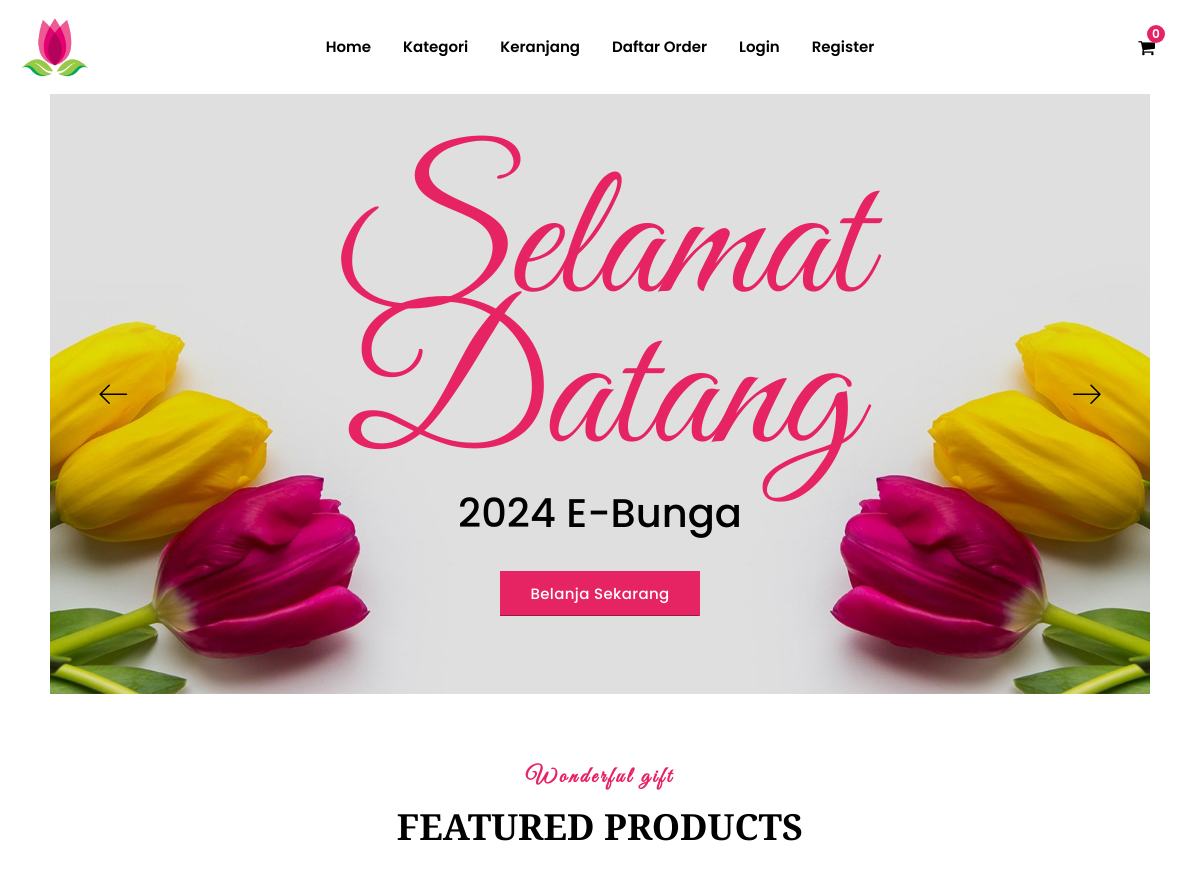
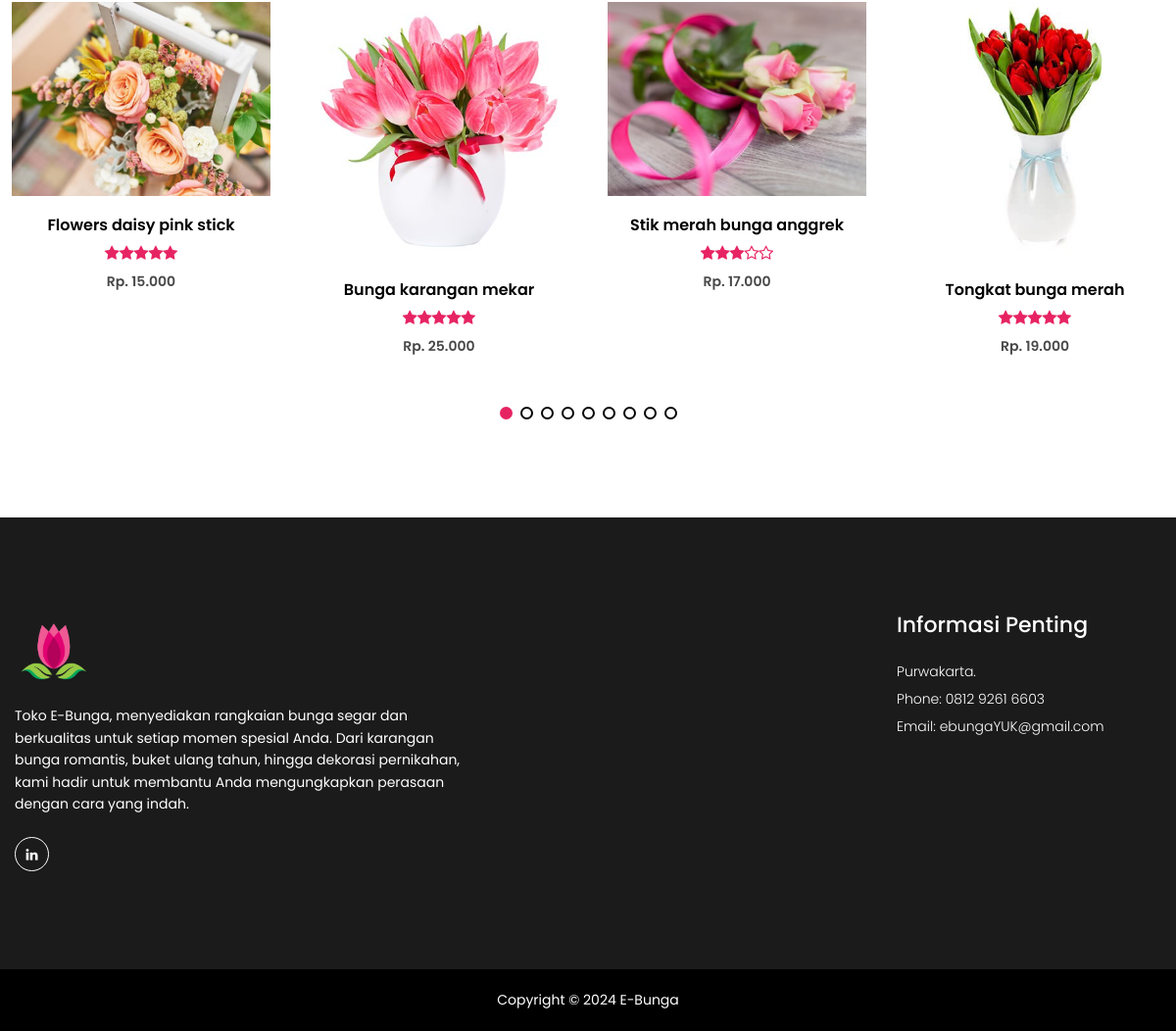
The page / on the database its author committed (2 pictures, top to bottom).
### tables this page shows
CREATE TABLE `produk` (
  `idproduk` int(11) NOT NULL,
  `idkategori` int(11) NOT NULL,
  `namaproduk` varchar(30) NOT NULL,
  `gambar` varchar(100) NOT NULL,
  `deskripsi` varchar(200) NOT NULL,
  `rate` int(11) NOT NULL,
  `hargabefore` int(11) NOT NULL,
  `hargaafter` int(11) NOT NULL,
  `tgldibuat` timestamp NOT NULL DEFAULT current_timestamp(),
  `flashsale` varchar(1) NOT NULL DEFAULT '0'
);

### index.php (the view, shortened to what this page needs)
<?php
    include "koneksi.php";
?>
<!doctype html>
<html class="no-js" lang="en">
<head>
    <link rel="stylesheet" href="assets/css/vendor/bootstrap.min.css">
    <link rel="stylesheet" href="assets/css/vendor/font.awesome.min.css">
    <link rel="stylesheet" href="assets/css/vendor/linearicons.min.css">
    <link rel="stylesheet" href="assets/css/plugins/swiper-bundle.min.css">
    <link rel="stylesheet" href="assets/css/plugins/animate.min.css">
    <link rel="stylesheet" href="assets/css/plugins/jquery-ui.min.css">
    <link rel="stylesheet" href="assets/css/plugins/nice-select.min.css">
    <link rel="stylesheet" href="assets/css/plugins/magnific-popup.css">
    <link rel="stylesheet" href="assets/css/style.css">
    <link rel="stylesheet" href="assets/modules/izitoast/css/iziToast.min.css">
</head>
<body>
    <?php include "layout/header.php"; ?>
    <div class="intro11-slider-wrap section-2 mrl-50">
        <div class="intro11-slider swiper-container">
            <div class="swiper-wrapper">
                <div class="intro11-section swiper-slide slide-4 slide-bg-2 bg-position">
                    <div class="intro11-content-2 text-center">
                        <h1 class="different-title">Selamat Datang</h1>
                        <h2 class="title">2024 E-Bunga</h2>
                        <a href="kategori.php" class="btn flosun-button secondary-btn theme-color rounded-0">Belanja Sekarang</a>
                    </div>
                </div>
                <div class="intro11-section swiper-slide slide-3 slide-bg-2 bg-position">
                    <div class="intro11-content text-left">
                    </div>
                </div>
            </div>
            <div class="home1-slider-prev swiper-button-prev main-slider-nav"><i class="lnr lnr-arrow-left"></i></div>
            <div class="home1-slider-next swiper-button-next main-slider-nav"><i class="lnr lnr-arrow-right"></i></div>
        </div>
    </div>
    <div class="product-area mt-text-2 mb-text-3">
        <div class="container custom-area-2 overflow-hidden">
            <div class="row">
                <div class="col-12 col-custom">
                    <div class="section-title text-center mb-30">
                        <span class="section-title-1">Wonderful gift</span>
                        <h3 class="section-title-3">Featured Products</h3>
                    </div>
                </div>
            </div>
            <div class="row product-row">
                <div class="col-12 col-custom">
                    <div class="product-slider swiper-container anime-element-multi">
                        <div class="swiper-wrapper">
                            <?php
                                $query = mysqli_query($conn, "SELECT * from produk where flashsale='0'");
                                while($p = mysqli_fetch_array($query)) {
                                if($p['rate'] == 5) { $ratedd = '<i class="fa fa-star"></i><i class="fa fa-star"></i><i class="fa fa-star"></i><i class="fa fa-star"></i><i class="fa fa-star"></i>'; }
                                elseif($p['rate'] == 4) { $ratedd = '<i class="fa fa-star"></i><i class="fa fa-star"></i><i class="fa fa-star"></i><i class="fa fa-star"></i><i class="fa fa-star-o"></i>'; }
                                elseif($p['rate'] == 3) { $ratedd = '<i class="fa fa-star"></i><i class="fa fa-star"></i><i class="fa fa-star"></i><i class="fa fa-star-o"></i><i class="fa fa-star-o"></i>'; }
                                elseif($p['rate'] == 2) { $ratedd = '<i class="fa fa-star"></i><i class="fa fa-star"></i><i class="fa fa-star-o"></i><i class="fa fa-star-o"></i><i class="fa fa-star-o"></i>'; }
                                elseif($p['rate'] == 1) { $ratedd = '<i class="fa fa-star"></i><i class="fa fa-star-o"></i><i class="fa fa-star-o"></i><i class="fa fa-star-o"></i><i class="fa fa-star-o"></i>'; }
                            ?>
                            <div class="single-item swiper-slide">
                                <div class="single-product position-relative mb-30">
                                    <div class="product-image">
                                        <a class="d-block" href="product-details.php?id=<?php echo $p['idproduk'] ?>">
                                            <img src="<?php echo $p['gambar'] ?>" alt="" class="product-image-1 w-100">
                                        </a>
                                    </div>
                                    <div class="product-content">
                                        <div class="product-title">
                                            <h4 class="title-2"> <a href="product-details.php?id=<?php echo $p['idproduk'] ?>"><?php echo $p['namaproduk'] ?></a></h4>
                                        </div>
                                        <div class="product-rating">
                                            <?php echo $ratedd ?>
                                        </div>
                                        <div class="price-box">
                                            <span class="regular-price ">Rp. <?php echo number_format($p['hargabefore'], 0,',','.') ?></span>
                                        </div>
                                    </div>
                                </div>
                            </div>
                            <?php } ?>
                        </div>
                        <div class="swiper-pagination default-pagination"></div>
                    </div>
                </div>
            </div>
        </div>
    </div>
    <?php include "layout/footer.php"; ?>
</body>
</html>

### layout/header.php (shortened to what this page needs)
<?php
if(isset($_SESSION['id'])) {
    $uidd = $_SESSION['id'];
    $qwerty = mysqli_query($conn,"SELECT c.*, count(d.detailid) as jumlahtrans from cart c join detailorder d on c.orderid = d.orderid where c.userid='$uidd' and c.status='Cart'");
    $data = mysqli_fetch_assoc($qwerty);
    if($data['jumlahtrans'] >= 1) {
        $jum_cart = $data['jumlahtrans'];
    } else {
        $jum_cart = "0";
    }
} else {
    $jum_cart = "0";
}
?>
<header class="main-header-area">
    <div class="main-header header-sticky">
        <div class="container custom-area">
            <div class="row align-items-center">
                <div class="col-lg-2 col-xl-2 col-md-6 col-6 col-custom">
                    <div class="header-logo d-flex align-items-center">
                        <a href="index.php">
                            <img class="img-full" style="width: 80px!important;" src="assets/images/logo_e-bunga.png" alt="Header Logo">
                        </a>
                    </div>
                </div>
                <div class="col-lg-8 d-none d-lg-flex justify-content-center col-custom">
                    <nav class="main-nav d-none d-lg-flex">
                        <ul class="nav">
                            <li>
                                <a href="index.php">
                                    <span class="menu-text"> Home</span>
                                </a>
                            </li>
                            <li>
                                <a href="kategori.php">
                                    <span class="menu-text"> Kategori</span>
                                </a>
                            </li>
                            <li>
                                <a href="cart.php">
                                    <span class="menu-text"> Keranjang</span>
                                </a>
                            </li>
                            <li>
                                <a href="orderlist.php">
                                    <span class="menu-text"> Daftar Order</span>
                                </a>
                            </li>
                            <?php if(!isset($_SESSION['username'])) { ?>
                            <li>
                                <a href="login.php">
                                    <span class="menu-text"> Login</span>
                                </a>
                            </li>
                            <li>
                                <a href="register.php">
                                    <span class="menu-text"> Register</span>
                                </a>
                            </li>
                            <?php } ?>
                        </ul>
                    </nav>
                </div>
                <div class="col-lg-2 col-md-6 col-6 col-custom">
                    <div class="header-right-area main-nav">
                        <ul class="nav">
                            <li class="minicart-wrap">
                                <a href="cart.php" class="minicart-btn toolbar-btn">
                                    <i class="fa fa-shopping-cart"></i>
                                    <span class="cart-item_count"><?php echo $jum_cart ?></span>
                                </a>
                            </li>
                        </ul>
                    </div>
                </div>
            </div>
        </div>
    </div>
</header>

### layout/footer.php
<footer class="footer-area mt-text-3">
    <div class="footer-widget-area">
        <div class="container container-default custom-area">
            <div class="row">
                <div class="col-12 col-sm-12 col-md-12 col-lg-5 col-custom">
                    <div class="single-footer-widget m-0">
                        <div class="footer-logo">
                            <a href="index.php">
                                <img src="assets/images/logo_e-bunga.png" width="80" alt="Logo Image">
                            </a>
                        </div>
                        <p class="desc-content">Toko E-Bunga, menyediakan rangkaian bunga segar dan berkualitas untuk setiap momen spesial Anda. Dari karangan bunga romantis, buket ulang tahun, hingga dekorasi pernikahan, kami hadir untuk membantu Anda mengungkapkan perasaan dengan cara yang indah.</p>
                        <div class="social-links">
                            <ul class="d-flex">
                                <li>
                                    <a class="rounded-circle" target="_blank" href="https://id.linkedin.com/" title="Linkedin">
                                        <i class="fa fa-linkedin"></i>
                                    </a>
                                </li>
                            </ul>
                        </div>
                    </div>
                </div>
                <div class="col-12 col-sm-6 col-md-6 col-lg-1 col-custom">
                </div>
                <div class="col-12 col-sm-6 col-md-6 col-lg-1 col-custom">
                </div>
                <div class="col-12 col-sm-6 col-md-6 col-lg-2 col-custom">
                </div>
                <div class="col-12 col-sm-6 col-md-6 col-lg-3 col-custom">
                    <div class="single-footer-widget">
                        <h2 class="widget-title">Informasi Penting</h2>
                        <div class="widget-body">
                            <address>Purwakarta.<br>Phone: 0812 9261 6603<br>Email: ebungaYUK@gmail.com</address>
                        </div>
                    </div>
                </div>
            </div>
        </div>
    </div>
    <div class="footer-copyright-area">
        <div class="container custom-area">
            <div class="row">
                <div class="col-12 text-center col-custom">
                    <div class="copyright-content">
                        <p>Copyright © 2024 E-Bunga </p>
                    </div>
                </div>
            </div>
        </div>
    </div>
</footer>

### rows shown on the page
produk: gambar (picture), namaproduk "Flowers daisy pink stick", rate 5 (drawn), hargabefore "15.000"
produk: gambar (picture), namaproduk "Bunga karangan mekar", rate 5 (drawn), hargabefore "25.000"
produk: gambar (picture), namaproduk "Stik merah bunga anggrek", rate 3 (drawn), hargabefore "17.000"
produk: gambar (picture), namaproduk "Tongkat bunga merah", rate 5 (drawn), hargabefore "19.000"

### other values the page prints
$jum_cart "0"
